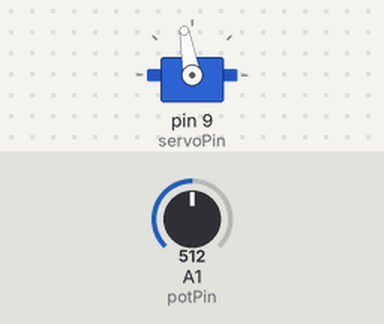
Simulated run of this sketch. Board: Arduino Uno, built with avr-gcc and run on an emulated ATmega328P. On the bench: servo. The inputs (shaded band) are chosen by the test bench; at power-on: A1 (potPin) = 512.

Above: at 1.2 s.
1.3 s: A1 (potPin) set to 716
At 2.0 s:
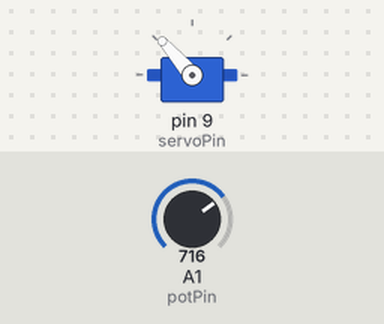
2.8 s: A1 (potPin) set to 900
At 3.2 s:
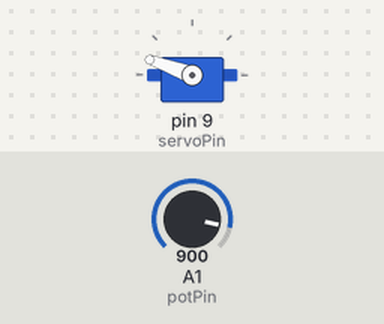
4.3 s: A1 (potPin) set to 1023
At 5.5 s:
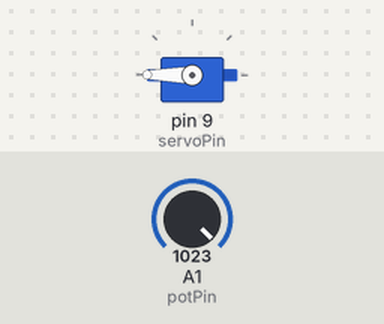
5.8 s: A1 (potPin) set to 511
At 6.7 s:
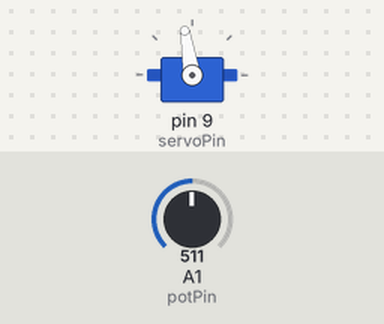
7.3 s: A1 (potPin) set to 306
At 7.8 s:
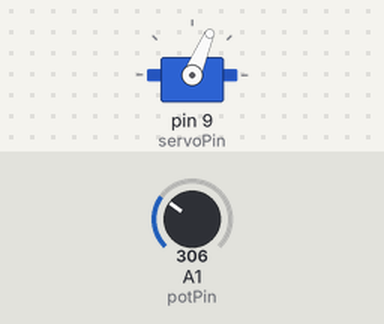
Timing chart, 0 to 9.8 s (numbered marks = the images above; inputs shaded):
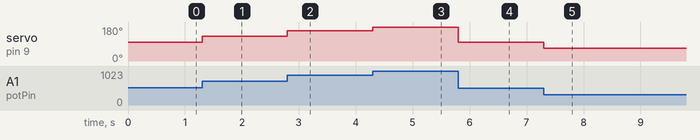

The sketch:

servoAndPot.ino
```cpp
#include <Servo.h>

Servo serv;
int servoPin = 9;

int potPin = 1;

void setup()
{
   serv.attach(servoPin);
   pinMode(potPin, INPUT);

   Serial.begin(9600);
}

void loop()
{
  //Serial.println(analogRead(potPin));
  int value = map(analogRead(potPin), 0, 1023, 20, 180);
  serv.write(value);
}
```

Measured:
- after the input at 1.3 s, servo on pin 9 (servoPin): 100° → 131° at once
- after the input at 2.8 s, servo on pin 9 (servoPin): 131° → 160° at once
- after the input at 4.3 s, servo on pin 9 (servoPin): 160° → 180° at once
- after the input at 5.8 s, servo on pin 9 (servoPin): 180° → 99° at once
- after the input at 7.3 s, servo on pin 9 (servoPin): 99° → 67° at once
